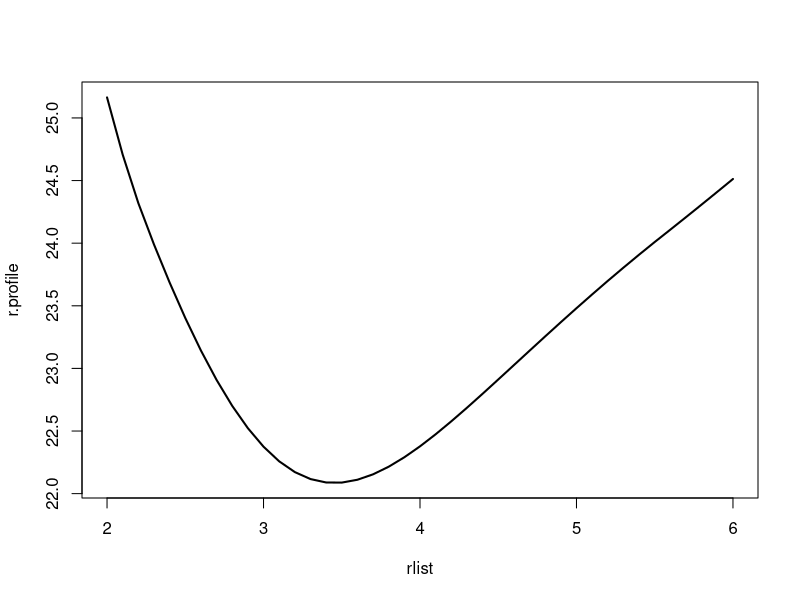

Recreate this plot in R.
## ---- chunk 1
nll.fun.nb <- function(k,r, x, t) {
  nll <- -sum(dnbinom(x = x,size=k, mu =r * t, log = T))
  return(nll)
}

## ---- chunk 2
x <- c(47, 43, 27, 47, 95)
t <- 15
rlist <- seq(2,6,0.1)
klist <- seq(3,10,0.1)
nll <- matrix(data = NA, nrow=length(rlist), ncol=length(klist))
for (i in 1:length(rlist)){
  r <- rlist[i]
  for (j in 1:length(klist)){
    k <-klist[j]
    nll[i,j] <- nll.fun.nb(k,r,x,t)
  }
}

r.profile <- apply(X = nll, MARGIN = 1, FUN=min)
plot(rlist, r.profile, type = "l", lwd = 2)
min(r.profile)
r.profile
# min nll is element 16 in r.profile, so it's element 16 in rlist

rlist[16]
#value of r that maximizes likelihood is 3.5

confintnb <- min(r.profile)+1.92
r.profile

# index values for confidence interval looking at r list are 4 and 35
rlist[4]
rlist[35]

#confidence interval is between 2.3 and 5.4, much wider than last time
